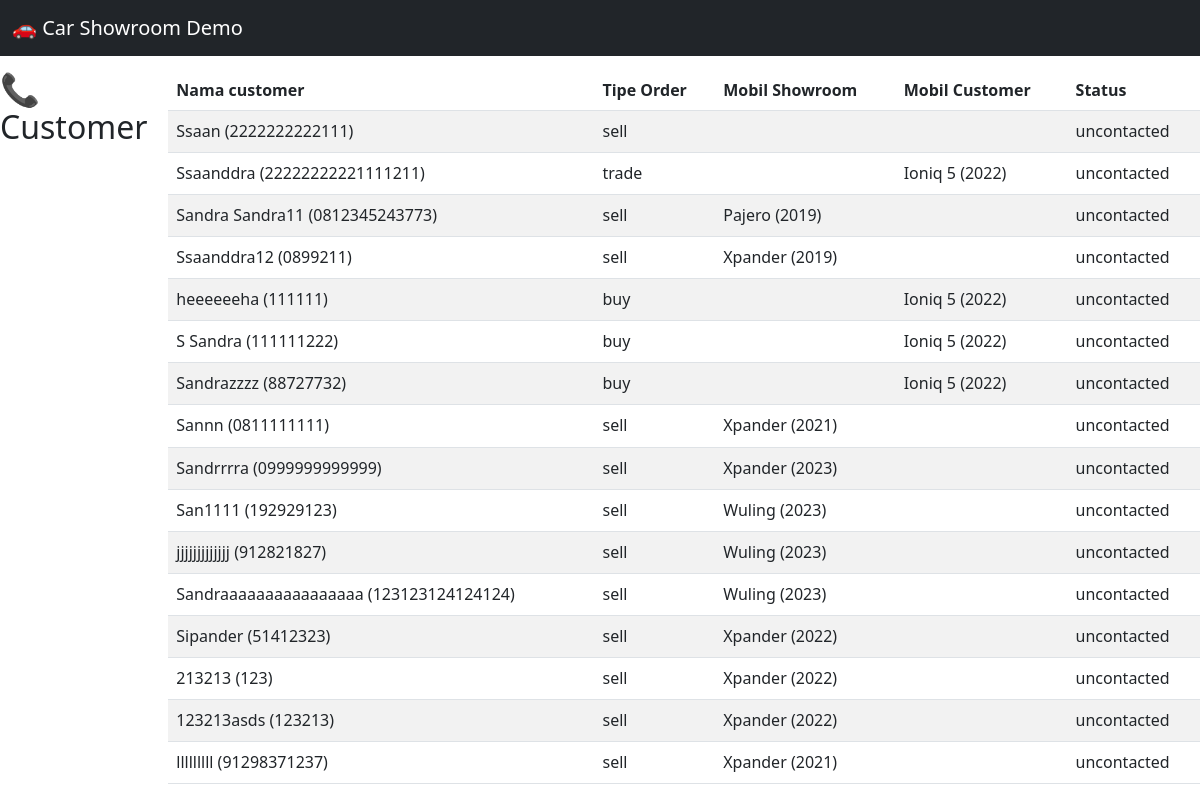
/demo/dashboard/customerlist/, run on an earlier commit of the app's database.
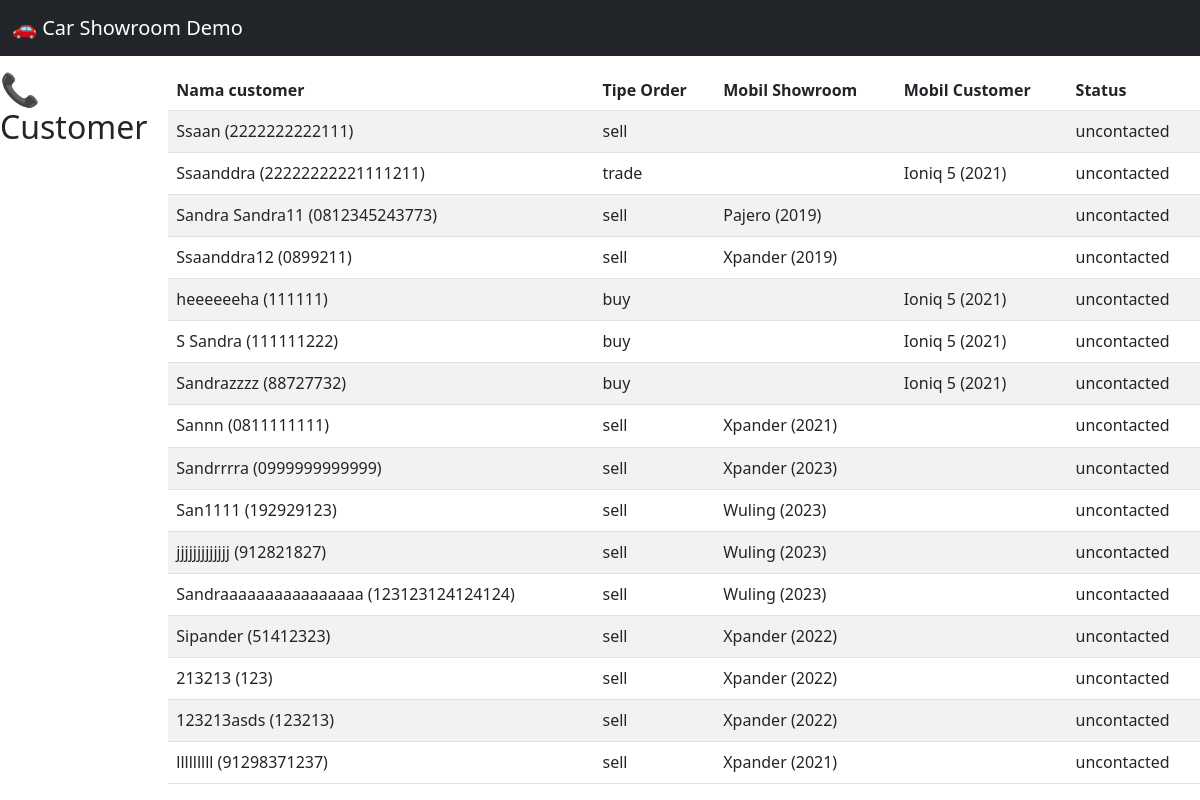
And on a later commit of the database.
### orders/models.py (models this page shows, shortened)
class Order(models.Model):
    ORDER_TYPE_CHOICES = [
        ("sell","Sell"),
        ("trade","Trade"),
        ("buy","Buy"),
    ]
    customer = models.ForeignKey(Customer, on_delete=models.CASCADE, related_name='orders')
    showroom_car = models.ForeignKey(Cars, on_delete=models.CASCADE, null=True, blank=True)
    offer_type = models.CharField(max_length=10, choices=ORDER_TYPE_CHOICES)
    trade_in_car = models.OneToOneField(TradeInCar, on_delete=models.SET_NULL, null=True, blank=True)
    created_at = models.DateTimeField(auto_now_add=True)

### cars/models.py (models this page shows, shortened)
class Cars(models.Model):
    id = models.AutoField(primary_key=True)
    nama = models.CharField(max_length=100)
    harga = models.DecimalField(max_digits=12, decimal_places=2)
    merek = models.CharField(max_length=50)
    model = models.CharField(max_length=50)
    tahun = models.IntegerField()
    kilometer = models.IntegerField()
    transmisi = models.CharField(max_length=20, choices=[('auto','Otomatis'), ('manual', 'Manual')])
    jenis_bahan_bakar = models.CharField(max_length=20, choices=[('bensin','Bensin'), ('diesel', 'Diesel'), ('elektrik', 'Elektrik')])
    mesin = models.CharField(max_length=50)
    tempat_duduk = models.IntegerField()
    deskripsi = models.TextField()
    gambar = models.ImageField(upload_to='cars/images/',blank=True, null=True)
    status = models.CharField(max_length=20,
                              choices=[('available','Available'),('sold','Sold'),('booked','Booked')],default='available')

### customer/models.py (models this page shows, shortened)
class Customer(models.Model):
    STATUS_CHOICES = [
        ("deal","Deal"),
        ("negotiating","Negotiating"),
        ("not_deal", "Not Deal"),
        ("uncontacted", "Uncontacted"),
        ("rna","RNA (Return, No Answer)"),
    ]
    user = models.OneToOneField(User, on_delete=models.CASCADE, related_name="customer_profile",null=True,blank=True)
    name = models.CharField(max_length=100)
    phone_number = models.CharField(max_length=20, unique=True)
    email = models.EmailField(blank=True, null=True)
    address = models.TextField(blank=True, null=True)
    status = models.CharField(max_length=20, choices=STATUS_CHOICES, default="uncontacted")
    created_at = models.DateTimeField(auto_now_add=True)
    updated_at = models.DateTimeField(auto_now=True)

### demo/views.py (the view)
# urls.py: path('dashboard/customerlist/', dashboard_customer_list, name='demo_customer_list_dashboard'),
def dashboard_customer_list(request):
    context = {
        'orders' : Order.objects.select_related("customer","trade_in_car").all()
    }
    return render(request,'demo/customer_list_dashboard.html',context)

### demo/templates/demo/customer_list_dashboard.html
{% extends 'demo/base.html' %}
{% block content %}
<h2>📞 Customer</h2>
<table class="table table-striped">
  <thead>
    <tr>
      <th>Nama customer</th>
      <th>Tipe Order</th>
      <th>Mobil Showroom</th>
      <th>Mobil Customer</th>
      <th>Status</th>
    </tr>
  </thead>
  <tbody>
    {% for order in orders %}
    <tr>
      <td> {{ order.customer.name }} ({{ order.customer.phone_number }}) </td>
      <td>  {{ order.offer_type }} </td>
      {% if order.trade_in_car.offered_vehicle_model %}
      <td> {{ order.trade_in_car.offered_vehicle_model }} ({{ order.trade_in_car.offered_vehicle_year }}) </td>
      {% else %}
      <td>  </td>
      {% endif %}
      {% if order.showroom_car.nama %}
      <td>     {{ order.showroom_car.nama }} ({{ order.showroom_car.tahun }}) </td>
      {% else %}
      <td>  </td>
      {% endif %}
      <td> {{ order.customer.status }}</td>
    </tr>
    {% endfor %}
  </tbody>
</table>
{% endblock content %}

What changed in the data, as far as the page shows it:
changed through a linked row, Order "trade": showroom_car.tahun "2022" → "2021"
changed through a linked row, Order "heeeeeeha": showroom_car.tahun "2022" → "2021"
changed through a linked row, Order "S Sandra": showroom_car.tahun "2022" → "2021"
changed through a linked row, Order "Sandrazzzz": showroom_car.tahun "2022" → "2021"
